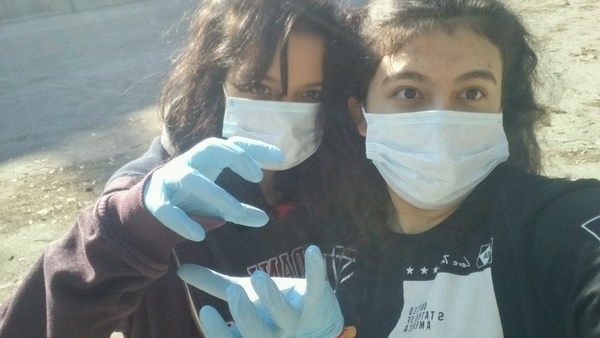
#> input picture image_processing/filtering/gizem.png, 600 x 338 px
$ python Averaging.py
#> lines starting #> are read from the running program, lines starting #| are printed output that depends on the picture
import cv2
from matplotlib import pyplot as plt

# Renkli olarak görüntüyü okuyun
img = cv2.imread('gizem.png')
#> img is the input picture: shape (338, 600, 3); mean B, G, R 129.4, 132.9, 124.8

# Renkli görüntüyü gösterin
plt.subplot(121), plt.imshow(cv2.cvtColor(img, cv2.COLOR_BGR2RGB)), plt.title('Original')
plt.xticks([]), plt.yticks([])

# Görüntüyü bulanıklaştırın
blur = cv2.blur(img, (5, 5))

# Bulanıklaştırılmış görüntüyü gösterin
plt.subplot(122), plt.imshow(cv2.cvtColor(blur, cv2.COLOR_BGR2RGB)), plt.title('Blurred')
plt.xticks([]), plt.yticks([])

cv2.imwrite('aveage.png', blur)

plt.show()
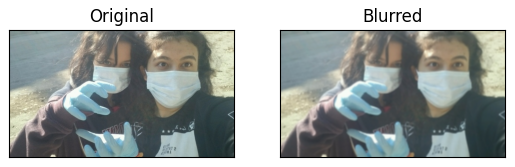
#> figure drawn by matplotlib, 2 panels
